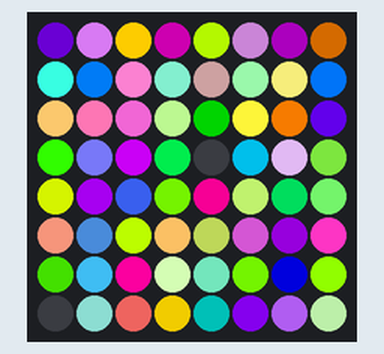
The program below on a simulated Raspberry Pi (BCM pin numbers) with a Sense HAT. Parts: the Sense HAT's 8×8 RGB LED matrix. Random numbers come from a fixed seed.

Above: at 0.08 s.
At 5.59 s:
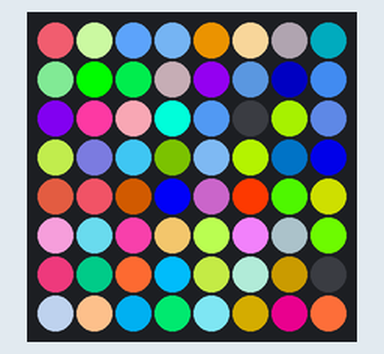
At 11.22 s:
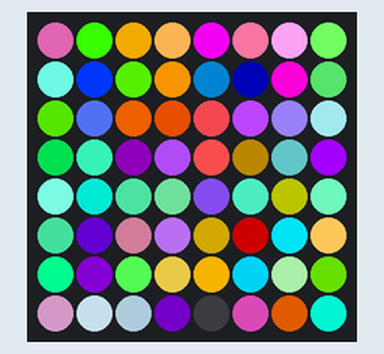
At 22.46 s:
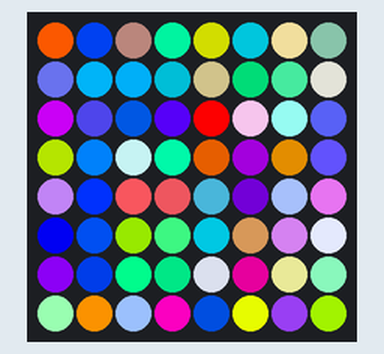
At 31.01 s:
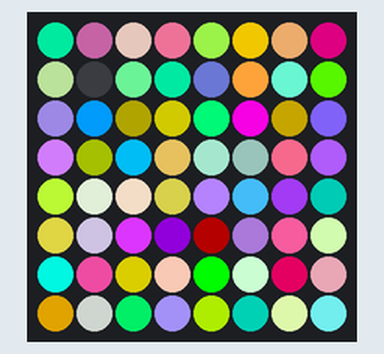
At 39.87 s:
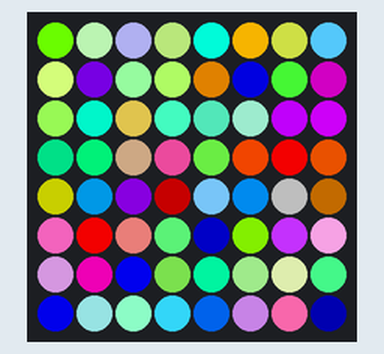

The program:

rave.py
```python
#!/usr/bin/python
from sense_hat import SenseHat
from time import sleep
from random import randint

sense = SenseHat()


def rgb(r,g,b):
    return [r,g,b]

try:
    while True:
        for i in xrange(0,8):
            for j in xrange(0,8):
                sense.set_pixel(i, j, rgb(randint(0,255), randint(0,255), randint(0,255)))
        sleep(0.1)
except KeyboardInterrupt:
    sense.clear()
```
